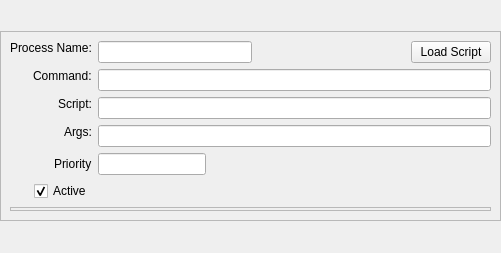
<?xml version="1.0" encoding="UTF-8"?>
<ui version="4.0">
 <class>Form</class>
 <widget class="QWidget" name="Form">
  <property name="enabled">
   <bool>true</bool>
  </property>
  <property name="geometry">
   <rect>
    <x>0</x>
    <y>0</y>
    <width>501</width>
    <height>253</height>
   </rect>
  </property>
  <property name="sizePolicy">
   <sizepolicy hsizetype="Minimum" vsizetype="Minimum">
    <horstretch>0</horstretch>
    <verstretch>0</verstretch>
   </sizepolicy>
  </property>
  <property name="minimumSize">
   <size>
    <width>0</width>
    <height>130</height>
   </size>
  </property>
  <property name="maximumSize">
   <size>
    <width>16777215</width>
    <height>16777215</height>
   </size>
  </property>
  <property name="windowTitle">
   <string>Form</string>
  </property>
  <layout class="QGridLayout" name="gridLayout_2">
   <property name="margin">
    <number>0</number>
   </property>
   <property name="spacing">
    <number>0</number>
   </property>
   <item row="0" column="0">
    <widget class="QFrame" name="frame_2">
     <property name="sizePolicy">
      <sizepolicy hsizetype="Preferred" vsizetype="Preferred">
       <horstretch>0</horstretch>
       <verstretch>0</verstretch>
      </sizepolicy>
     </property>
     <property name="minimumSize">
      <size>
       <width>452</width>
       <height>190</height>
      </size>
     </property>
     <property name="maximumSize">
      <size>
       <width>16777215</width>
       <height>190</height>
      </size>
     </property>
     <property name="frameShape">
      <enum>QFrame::StyledPanel</enum>
     </property>
     <property name="frameShadow">
      <enum>QFrame::Raised</enum>
     </property>
     <layout class="QGridLayout" name="gridLayout">
      <item row="0" column="0">
       <layout class="QFormLayout" name="formLayout">
        <property name="labelAlignment">
         <set>Qt::AlignRight|Qt::AlignTrailing|Qt::AlignVCenter</set>
        </property>
        <item row="0" column="0">
         <widget class="QLabel" name="procName">
          <property name="sizePolicy">
           <sizepolicy hsizetype="Preferred" vsizetype="Fixed">
            <horstretch>0</horstretch>
            <verstretch>0</verstretch>
           </sizepolicy>
          </property>
          <property name="maximumSize">
           <size>
            <width>16777215</width>
            <height>16777215</height>
           </size>
          </property>
          <property name="text">
           <string>Process Name:</string>
          </property>
         </widget>
        </item>
        <item row="0" column="1">
         <layout class="QHBoxLayout" name="horizontalLayout">
          <item>
           <widget class="QLineEdit" name="procName_le"/>
          </item>
          <item>
           <spacer name="horizontalSpacer_2">
            <property name="orientation">
             <enum>Qt::Horizontal</enum>
            </property>
            <property name="sizeHint" stdset="0">
             <size>
              <width>98</width>
              <height>17</height>
             </size>
            </property>
           </spacer>
          </item>
          <item>
           <widget class="QPushButton" name="loadScript_but">
            <property name="text">
             <string>Load Script</string>
            </property>
           </widget>
          </item>
         </layout>
        </item>
        <item row="1" column="0">
         <widget class="QLabel" name="procName_2">
          <property name="sizePolicy">
           <sizepolicy hsizetype="Preferred" vsizetype="Fixed">
            <horstretch>0</horstretch>
            <verstretch>0</verstretch>
           </sizepolicy>
          </property>
          <property name="maximumSize">
           <size>
            <width>16777215</width>
            <height>16777215</height>
           </size>
          </property>
          <property name="text">
           <string>Command:</string>
          </property>
         </widget>
        </item>
        <item row="1" column="1">
         <widget class="QLineEdit" name="command_le"/>
        </item>
        <item row="2" column="0">
         <widget class="QLabel" name="procName_4">
          <property name="sizePolicy">
           <sizepolicy hsizetype="Preferred" vsizetype="Fixed">
            <horstretch>0</horstretch>
            <verstretch>0</verstretch>
           </sizepolicy>
          </property>
          <property name="maximumSize">
           <size>
            <width>16777215</width>
            <height>16777215</height>
           </size>
          </property>
          <property name="text">
           <string>Script:</string>
          </property>
         </widget>
        </item>
        <item row="2" column="1">
         <widget class="QLineEdit" name="script_le"/>
        </item>
        <item row="3" column="0">
         <widget class="QLabel" name="procName_3">
          <property name="sizePolicy">
           <sizepolicy hsizetype="Preferred" vsizetype="Fixed">
            <horstretch>0</horstretch>
            <verstretch>0</verstretch>
           </sizepolicy>
          </property>
          <property name="maximumSize">
           <size>
            <width>16777215</width>
            <height>16777215</height>
           </size>
          </property>
          <property name="text">
           <string>Args:</string>
          </property>
         </widget>
        </item>
        <item row="3" column="1">
         <widget class="QLineEdit" name="args_le"/>
        </item>
        <item row="4" column="0">
         <widget class="QLabel" name="label_3">
          <property name="text">
           <string>Priority</string>
          </property>
         </widget>
        </item>
        <item row="4" column="1">
         <layout class="QHBoxLayout" name="horizontalLayout_2">
          <item>
           <widget class="QLineEdit" name="priority">
            <property name="sizePolicy">
             <sizepolicy hsizetype="Fixed" vsizetype="Fixed">
              <horstretch>0</horstretch>
              <verstretch>0</verstretch>
             </sizepolicy>
            </property>
           </widget>
          </item>
          <item>
           <spacer name="horizontalSpacer">
            <property name="orientation">
             <enum>Qt::Horizontal</enum>
            </property>
            <property name="sizeHint" stdset="0">
             <size>
              <width>212</width>
              <height>14</height>
             </size>
            </property>
           </spacer>
          </item>
         </layout>
        </item>
        <item row="5" column="0">
         <widget class="QCheckBox" name="active_cb">
          <property name="text">
           <string>Active</string>
          </property>
          <property name="checked">
           <bool>true</bool>
          </property>
         </widget>
        </item>
        <item row="5" column="1">
         <spacer name="horizontalSpacer_3">
          <property name="orientation">
           <enum>Qt::Horizontal</enum>
          </property>
          <property name="sizeHint" stdset="0">
           <size>
            <width>212</width>
            <height>14</height>
           </size>
          </property>
         </spacer>
        </item>
       </layout>
      </item>
      <item row="1" column="0">
       <widget class="QFrame" name="colorFrame">
        <property name="minimumSize">
         <size>
          <width>0</width>
          <height>0</height>
         </size>
        </property>
        <property name="frameShape">
         <enum>QFrame::StyledPanel</enum>
        </property>
        <property name="frameShadow">
         <enum>QFrame::Raised</enum>
        </property>
       </widget>
      </item>
     </layout>
    </widget>
   </item>
  </layout>
 </widget>
 <tabstops>
  <tabstop>procName_le</tabstop>
  <tabstop>command_le</tabstop>
  <tabstop>script_le</tabstop>
  <tabstop>args_le</tabstop>
  <tabstop>priority</tabstop>
  <tabstop>active_cb</tabstop>
  <tabstop>loadScript_but</tabstop>
 </tabstops>
 <resources/>
 <connections/>
</ui>
